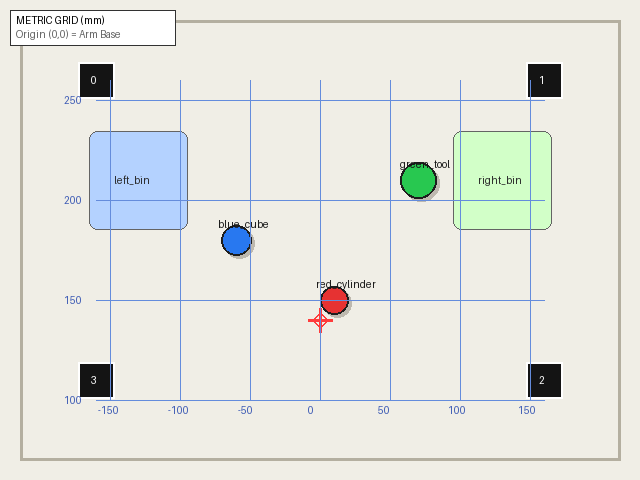
#> input picture sample_calibrated_view.png, 640 x 480 px; its folder holds only this picture in this run
$ python -i feeding_vision.py   (imports and definitions only)
#> lines starting #> are read from the running program, lines starting #| are printed output that depends on the picture; after the words box and inside, x2 and y2 are one past the last pixel; in counts of white or black regions, pixels touching at a corner belong together
#> further down, picture is the input picture: shape (480, 640, 3); mean B, G, R 223.7, 230.1, 228.9
### src/vision_homography.py
"""
Vision Homography & Coordinate Calibration Engine.
Maps 2D camera pixels to 3D tabletop millimeters (X, Y) and draws a labeled metric grid.
"""

from typing import Tuple, List, Dict, Optional
import numpy as np
from PIL import Image, ImageDraw, ImageFont


class TabletopCalibrator:
    """
    Computes perspective homography from 4 corner fiducial markers (AprilTags / ArUco)
    and projects a calibrated millimeter coordinate grid onto camera frames.
    """

    def __init__(self, marker_coords_mm: Optional[Dict[int, Tuple[float, float]]] = None):
        # Default physical positions of markers in mm (relative to arm base origin)
        self.marker_coords_mm = marker_coords_mm or {
            0: (-160.0, 260.0),  # Top-Left (Tag 0)
            1: (160.0, 260.0),   # Top-Right (Tag 1)
            2: (160.0, 110.0),   # Bottom-Right (Tag 2)
            3: (-160.0, 110.0),  # Bottom-Left (Tag 3)
        }
        self.homography_matrix: Optional[np.ndarray] = None
        self.inv_homography_matrix: Optional[np.ndarray] = None

    def compute_homography(self, detected_pixels: Dict[int, Tuple[float, float]]) -> np.ndarray:
        """
        Compute 3x3 homography matrix mapping image pixels [u, v, 1]^T -> tabletop [X, Y, 1]^T.
        detected_pixels: {0: (u0, v0), 1: (u1, v1), 2: (u2, v2), 3: (u3, v3)}
        """
        src_pts = []
        dst_pts = []
        for tag_id in [0, 1, 2, 3]:
            if tag_id not in detected_pixels:
                raise ValueError(f"Marker {tag_id} missing from detected points")
            src_pts.append(detected_pixels[tag_id])
            dst_pts.append(self.marker_coords_mm[tag_id])

        src = np.array(src_pts, dtype=np.float32)
        dst = np.array(dst_pts, dtype=np.float32)

        # Standard 4-point homography (Direct Linear Transformation)
        H = self._calculate_homography_dlt(src, dst)
        self.homography_matrix = H
        self.inv_homography_matrix = np.linalg.inv(H)
        return H

    def _calculate_homography_dlt(self, src: np.ndarray, dst: np.ndarray) -> np.ndarray:
        """Pure-NumPy DLT implementation (zero external OpenCV dependency required)."""
        A = []
        for i in range(4):
            x, y = src[i][0], src[i][1]
            u, v = dst[i][0], dst[i][1]
            A.append([-x, -y, -1, 0, 0, 0, x * u, y * u, u])
            A.append([0, 0, 0, -x, -y, -1, x * v, y * v, v])
        A = np.asarray(A)
        _, _, Vh = np.linalg.svd(A)
        L = Vh[-1, :]
        H = L.reshape(3, 3)
        return H / H[2, 2]

    def pixel_to_mm(self, u: float, v: float) -> Tuple[float, float]:
        """Transform image pixel (u, v) to physical tabletop coordinate (X_mm, Y_mm)."""
        if self.homography_matrix is None:
            raise RuntimeError("Homography matrix has not been calibrated yet.")
        p = np.array([u, v, 1.0], dtype=np.float32)
        p_mapped = np.dot(self.homography_matrix, p)
        x_mm = p_mapped[0] / p_mapped[2]
        y_mm = p_mapped[1] / p_mapped[2]
        return round(float(x_mm), 1), round(float(y_mm), 1)

    # [46 lines left out: functions mm_to_pixel, overlay_calibrated_grid, not called in this run]

### src/elrobot_config.py
"""Robot configuration (committed) and run state (local), kept in separate files.

  config/elrobot.json     robot facts you decide once and commit: joint map, current
                          thresholds, workspace limits. Edit by hand or with ./cli.sh hw.
  config/waypoints.json   named joint poses taught on the arm (./cli.sh hw teach).
  config/sequences.json   named lists of waypoints played in order (./cli.sh hw record / play).
  data/hw_day_state.json  checklist progress for this machine. Local, gitignored.

The workspace defaults equal the values the code used before this file existed,
so nothing changes until you measure the real table and edit config/elrobot.json.
"""

from __future__ import annotations

import copy
import json
import logging
import os
from pathlib import Path
from typing import Any, Dict, List

ROOT = Path(__file__).resolve().parent.parent
CONFIG_DIR = Path(os.environ.get("ELROBOT_CONFIG_DIR", ROOT / "config"))
DATA_DIR = Path(os.environ.get("ELROBOT_DATA_DIR", ROOT / "data"))
CONFIG_FILE = CONFIG_DIR / "elrobot.json"
WAYPOINTS_FILE = CONFIG_DIR / "waypoints.json"
SEQUENCES_FILE = CONFIG_DIR / "sequences.json"
STATE_FILE = DATA_DIR / "hw_day_state.json"

# Current threshold in raw ST3215 current units. 100 is the NormaCore teleop
# example's default. It is NOT measured on this arm: run ./cli.sh hw probe-current.
DEFAULT_CURRENT_THRESHOLD = 100

DEFAULTS: Dict[str, Any] = {
    # leader_bus: serial of the leader (master) arm's bus, read by ./cli.sh hw leader. Never written to.
    "station": {"server": "localhost", "bus": "auto", "leader_bus": ""},
    # motor id (string) -> {"joint": ..., "direction": ..., "note": ...}; filled by ./cli.sh hw identify
    "joint_map": {},
    # motor id (string) -> current threshold; missing motors use the default
    "current_threshold": {},
    "default_current_threshold": DEFAULT_CURRENT_THRESHOLD,
    # Gripper (motor 8). open_at: which end of the calibrated range is OPEN ("max" or "min").
    # Not checked on the arm yet: run ./cli.sh hw identify and set verified to true.
    "gripper": {"motor": 8, "open_at": "max", "verified": False, "squeeze_steps": 10},
    # Friendly camera names for the MCP server, e.g. {"table": "usbvideo/<hash>"} or "port:3-2.4".
    # A value may be a list, to name the same camera on several laptops (Linux and macOS ports).
    "cameras": {},
    # Fixed exposure and other V4L2 controls per named camera, applied by ./cli.sh cameras
    # (auto exposure washes out under the Station). Find a good exposure with ./cli.sh cameras --tune.
    "camera_settings": {},
    # Limits for moves requested by Claude through the MCP server (src/robot_mcp_server.py).
    "agent": {
        "max_speed": 500,
        "max_waypoint_delta_steps": 1500,
        "max_nudge_percent": 5.0,
        # A nudge may end at most this many steps (any one motor) from a pose recorded with
        # ./cli.sh hw envelope record (config/envelope.json).
        "envelope_margin_steps": 80,
        "clear_waypoint": "clear",
        # play_sequence (recorded plans, config/sequences.json): speed, pause at each waypoint (s),
        # and how far short of a waypoint a stopped motor may be (loaded joints sag 20-45 steps).
        "sequence_speed": 300,
        "sequence_pause_s": 1.5,
        "sequence_tolerance_steps": 60,
    },
    # What Claude can serve: food name -> {"sequence": <name in config/sequences.json>, "note": ...}.
    # Claude picks the plan from the person's request ("I want grapes" -> the grapes sequence).
    "foods": {},
    "workspace": {
        # Measured on the real table with a tape measure. Relative to the arm base, in mm.
        "x_min_mm": -180.0,
        "x_max_mm": 180.0,
        "y_min_mm": 90.0,
        "y_max_mm": 270.0,
        "z_table_floor_mm": 12.0,
        "z_transit_mm": 70.0,
        "z_hover_mm": 45.0,
        "z_grasp_mm": 14.0,
        "measured": False,
    },
}

log = logging.getLogger("elrobot.config")


# [17 lines left out: functions _deep_merge, camera_targets, not called in this run]


def load_config() -> Dict[str, Any]:
    """Defaults overlaid with config/elrobot.json. A broken file falls back to defaults and says so."""
    if not CONFIG_FILE.exists():
        return copy.deepcopy(DEFAULTS)
    try:
        return _deep_merge(DEFAULTS, json.loads(CONFIG_FILE.read_text()))
    except (OSError, json.JSONDecodeError) as exc:
        log.error("config/elrobot.json is unreadable (%s); using defaults. Fix the file.", exc)
        return copy.deepcopy(DEFAULTS)


# [55 lines left out: functions save_config, load_waypoints, save_waypoints, load_sequences, save_sequences, load_state and 1 more, not called in this run]


def current_threshold_for(cfg: Dict[str, Any], motor_id: int) -> int:
    return int(cfg["current_threshold"].get(str(motor_id), cfg["default_current_threshold"]))


def workspace_limits(cfg: Dict[str, Any]) -> Dict[str, Any]:
    return dict(cfg["workspace"])


# [7 lines left out: function describe_joint_map, not called in this run]

### src/feeding_vision.py
"""Assistive Feeding Vision & Closed-Loop Orchestrator.

Identifies the grape bowl, spoon holder, and person's mouth from a live camera
feed (such as /dev/video4, the Station camera queue, or a synthetic test frame)
and orchestrates safe slave arm feeding motions through RobotTools and
KinematicsSafetyEngine.

Safety rules enforced (per docs/FEEDING_ASSISTANT_PLAN.md §4):
  * Physical arm motion is gated by ELROBOT_ALLOW_MOTION=1 (otherwise returns dry_run).
  * All hardware joint motions go through RobotTools (calibrated range clamps,
    torque checks, speed caps, overload hold, routing via 'clear').
  * Near the face: stops at a safe standoff distance (5-10 cm; mouth_width_px <= standoff_px)
    and never closes the last gap.
  * Stop on doubt: if the mouth or food bowl is lost or an overload trips, holds position.
"""

from __future__ import annotations

import base64
import io
import logging
import math
import time
from dataclasses import dataclass, asdict
from pathlib import Path
from typing import Any, Dict, List, Optional, Tuple

import cv2
import numpy as np
from PIL import Image

try:
    from elrobot_config import load_config, load_waypoints
    from vision_homography import TabletopCalibrator
except ImportError:
    from src.elrobot_config import load_config, load_waypoints
    from src.vision_homography import TabletopCalibrator

log = logging.getLogger("elrobot.feeding")

# Standoff thresholds (in pixels for 640x480 frame):
# When mouth width in pixels reaches STANDOFF_MOUTH_WIDTH_PX, the arm is ~7 cm from the face and MUST stop.
STANDOFF_MOUTH_WIDTH_PX = 95
DEFAULT_FRAME_W = 640
DEFAULT_FRAME_H = 480
MAR_OPEN_THRESHOLD = 0.26
MOUTH_OPEN_DEBOUNCE_FRAMES = 3
FACE_WATCHDOG_TIMEOUT_S = 0.5
DEFAULT_FACE_LANDMARKER_MODEL = Path(__file__).resolve().parent.parent / "data" / "face_landmarker.task"
DEFAULT_OBJECT_DETECTOR_MODEL = Path(__file__).resolve().parent.parent / "data" / "efficientdet_lite0.tflite"


_NO_MEDIAPIPE_WARNED = False


def mediapipe_status() -> Dict[str, Any]:
    """Whether MediaPipe face detection can run here, and what to do if not."""
    import sys as _sys

    status: Dict[str, Any] = {"python": _sys.executable, "ok": False, "problem": ""}
    try:
        import mediapipe as mp  # noqa: F401

        status["mediapipe"] = getattr(mp, "__version__", "installed")
    except Exception:  # noqa: BLE001
        status["mediapipe"] = "MISSING"
    status["face_model"] = (str(DEFAULT_FACE_LANDMARKER_MODEL) if DEFAULT_FACE_LANDMARKER_MODEL.is_file()
                            else f"MISSING ({DEFAULT_FACE_LANDMARKER_MODEL})")
    if status["mediapipe"] == "MISSING" or status["face_model"].startswith("MISSING"):
        status["problem"] = ("No MediaPipe face detection, so no mouth is shown on the person camera. "
                             "Run ./cli.sh setup-vision, and start tools through ./cli.sh (it uses .venv).")
    else:
        status["ok"] = True
    return status


def _warn_no_mediapipe_once() -> None:
    global _NO_MEDIAPIPE_WARNED
    if _NO_MEDIAPIPE_WARNED:
        return
    _NO_MEDIAPIPE_WARNED = True
    status = mediapipe_status()
    log.warning("%s (python=%s, mediapipe=%s, face_model=%s)", status["problem"] or
                "MediaPipe FaceLandmarker failed to load; no mouth is shown on the person camera.",
                status["python"], status["mediapipe"], status["face_model"])
TABLE_RELEVANT_LABELS = {
    "bowl", "cup", "spoon", "fork", "knife", "bottle",
    "apple", "orange", "banana", "broccoli", "carrot", "cake", "donut", "sandwich", "pizza",
}

# MediaPipe FaceLandmarker lip landmark indices
LM_UPPER_INNER_LIP = 13
LM_LOWER_INNER_LIP = 14
LM_LEFT_MOUTH_CORNER = 61
LM_RIGHT_MOUTH_CORNER = 291


class MouthStateTracker:
    """EMA-smoothed lip tracker with 3-frame mouth-open debounce and face-loss watchdog."""

    def __init__(
        self,
        alpha: float = 0.35,
        mar_threshold: float = MAR_OPEN_THRESHOLD,
        debounce_frames: int = MOUTH_OPEN_DEBOUNCE_FRAMES,
        watchdog_timeout_s: float = FACE_WATCHDOG_TIMEOUT_S,
    ) -> None:
        self.alpha = alpha
        self.mar_threshold = mar_threshold
        self.debounce_frames = debounce_frames
        self.watchdog_timeout_s = watchdog_timeout_s
        self._ema_u: Optional[float] = None
        self._ema_v: Optional[float] = None
        self._ema_w: Optional[float] = None
        self._ema_mar: Optional[float] = None
        self.open_streak: int = 0
        self.last_face_seen_t: Optional[float] = None

    # [58 lines left out: functions compute_mar, _ema, update, check_watchdog, not called in this run]


class FeedingSafetyFSM:
    """Deterministic safety state machine for assistive facial feeding (ada_feeding pattern)."""

    STATES = (
        "IDLE",
        "APPROACH",
        "HOLD_STANDOFF",
        "WAIT_MOUTH_OPEN",
        "RELEASE",
        "RETRACT",
        "EMERGENCY_HOLD",
    )

    def __init__(self) -> None:
        self.state: str = "IDLE"
        self.reason: str = "ready"

    # [56 lines left out: functions reset, step, not called in this run]


@dataclass
class DetectedTarget:
    label: str
    u_px: int
    v_px: int
    x_mm: float
    y_mm: float
    width_px: int
    height_px: int
    confidence: float
    extra: Dict[str, Any]


class FeedingVisionDetector:
    """Detects grape bowl, spoon, and human face/mouth in overhead or camera frames."""

    # [47 lines left out: function analyze_gripper_roi, not called in this run]

    def __init__(self, calibrator: Optional[TabletopCalibrator] = None):
        self.calibrator = calibrator or self._default_calibrator()
        self._face_cascade = self._load_cascade("haarcascade_frontalface_default.xml")
        self._smile_cascade = self._load_cascade("haarcascade_smile.xml")
        fv_cfg = load_config().get("feeding_vision", {})
        mar_thr = float(fv_cfg.get("mar_open_threshold", MAR_OPEN_THRESHOLD))
        self.standoff_mouth_width_px: int = int(fv_cfg.get("standoff_mouth_width_px", STANDOFF_MOUTH_WIDTH_PX))
        self.mouth_tracker = MouthStateTracker(mar_threshold=mar_thr)
        self.safety_fsm = FeedingSafetyFSM()
        self._landmarker = self._load_mediapipe_landmarker()
        if self._landmarker is None:
            _warn_no_mediapipe_once()
        self._object_detector = self._load_mediapipe_object_detector()
        self._ema_bowl: Optional[Tuple[float, float, float, float]] = None

    @staticmethod
    def _load_mediapipe_object_detector():
        """Load MediaPipe ObjectDetector (EfficientDet-Lite0) if available in data/."""
        if not DEFAULT_OBJECT_DETECTOR_MODEL.is_file():
            return None
        try:
            from mediapipe.tasks import python as mp_python
            from mediapipe.tasks.python import vision as mp_vision

            opts = mp_vision.ObjectDetectorOptions(
                base_options=mp_python.BaseOptions(model_asset_path=str(DEFAULT_OBJECT_DETECTOR_MODEL)),
                score_threshold=0.25,
                max_results=10,
            )
            return mp_vision.ObjectDetector.create_from_options(opts)
        except Exception as exc:  # noqa: BLE001
            log.debug("MediaPipe ObjectDetector unavailable, using OpenCV fallback: %s", exc)
            return None

    # [19 lines left out: functions set_calibration, get_calibration, not called in this run]

    @staticmethod
    def _load_mediapipe_landmarker():
        """Load MediaPipe FaceLandmarker if mediapipe and data/face_landmarker.task are available."""
        if not DEFAULT_FACE_LANDMARKER_MODEL.is_file():
            return None
        try:
            from mediapipe.tasks import python as mp_python
            from mediapipe.tasks.python import vision as mp_vision

            opts = mp_vision.FaceLandmarkerOptions(
                base_options=mp_python.BaseOptions(model_asset_path=str(DEFAULT_FACE_LANDMARKER_MODEL)),
                num_faces=1,
            )
            return mp_vision.FaceLandmarker.create_from_options(opts)
        except Exception as exc:  # noqa: BLE001
            log.debug("MediaPipe FaceLandmarker unavailable, using OpenCV fallback: %s", exc)
            return None

    @staticmethod
    def _default_calibrator() -> TabletopCalibrator:
        cal = TabletopCalibrator()
        # Standard 640x480 tabletop mapping matching MockStation fiducials
        cal.compute_homography({
            0: (96, 80),    # (-160, 260)
            1: (544, 80),   # (160, 260)
            2: (544, 380),  # (160, 110)
            3: (96, 380),   # (-160, 110)
        })
        return cal

    @staticmethod
    def _load_cascade(name: str) -> Optional[cv2.CascadeClassifier]:
        try:
            path = cv2.data.haarcascades + name
            clf = cv2.CascadeClassifier(path)
            return clf if not clf.empty() else None
        except Exception:  # noqa: BLE001
            return None

    def pixel_to_mm(self, u: int, v: int) -> Tuple[float, float]:
        if self.calibrator.homography_matrix is not None:
            return self.calibrator.pixel_to_mm(float(u), float(v))
        x_mm = ((u - 320) / 280.0) * 200.0
        y_mm = 80.0 + ((440 - v) / 400.0) * 200.0
        return round(x_mm, 1), round(y_mm, 1)

    # [221 lines left out: functions _find_food_pieces_in_mask, _detect_colored_table_bowl, detect_table_objects, not called in this run]

    def detect_grape_bowl(self, bgr: np.ndarray) -> Optional[DetectedTarget]:
        """Locate the bowl with grapes by color segmentation (purple/dark-red/blue-green cluster) or circle contour."""
        hsv = cv2.cvtColor(bgr, cv2.COLOR_BGR2HSV)
#> hsv: shape (480, 640, 3); mean H, S, V 27.9, 17.2, 235
        # Purple / violet / dark-red / blue-grape hues + green grape hues
        mask_purple = cv2.inRange(hsv, np.array([115, 45, 35]), np.array([175, 255, 255]))
#> mask_purple: shape (480, 640); every value is 0
        mask_blue = cv2.inRange(hsv, np.array([95, 60, 40]), np.array([130, 255, 255]))
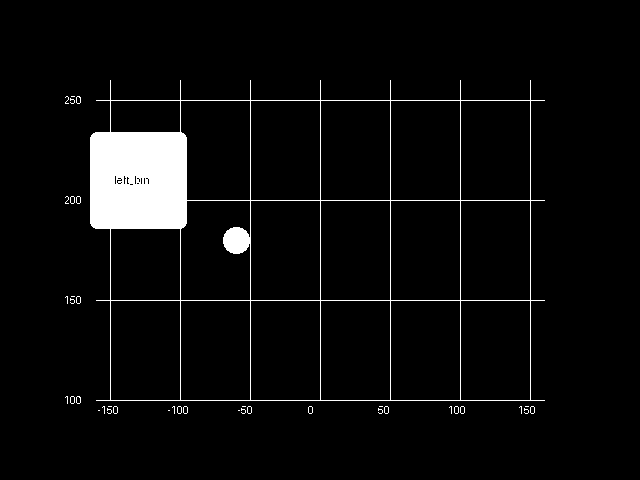
#> mask_blue: shape (480, 640); 4.6% white; 39 white regions (38 under 20 px), largest, box (x1, y1, x2, y2) and area: (90, 80, 545, 401) 13592
        mask_red = cv2.inRange(hsv, np.array([0, 70, 40]), np.array([12, 255, 255]))
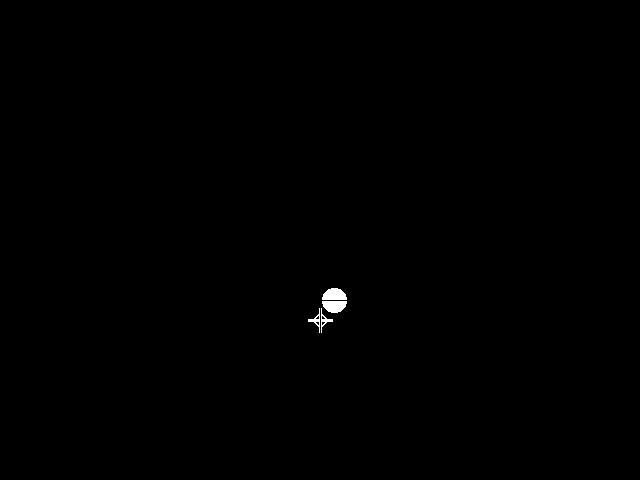
#> mask_red: shape (480, 640); 0.2% white; 4 white regions, box (x1, y1, x2, y2) and area: (322, 288, 347, 300) 236, (322, 301, 347, 313) 236, (308, 308, 320, 333) 76, (321, 308, 333, 333) 76
        mask = cv2.bitwise_or(mask_purple, cv2.bitwise_or(mask_blue, mask_red))
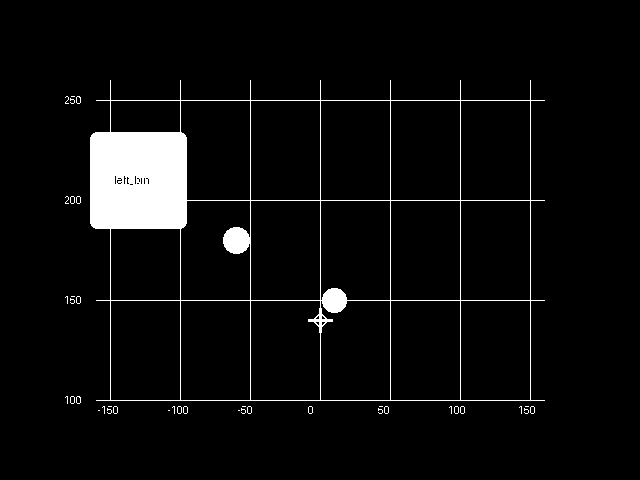
#> mask: shape (480, 640); 4.8% white; 39 white regions (38 under 20 px), largest, box (x1, y1, x2, y2) and area: (90, 80, 545, 401) 14216

        kernel = np.ones((5, 5), np.uint8)
        mask = cv2.morphologyEx(mask, cv2.MORPH_OPEN, kernel)
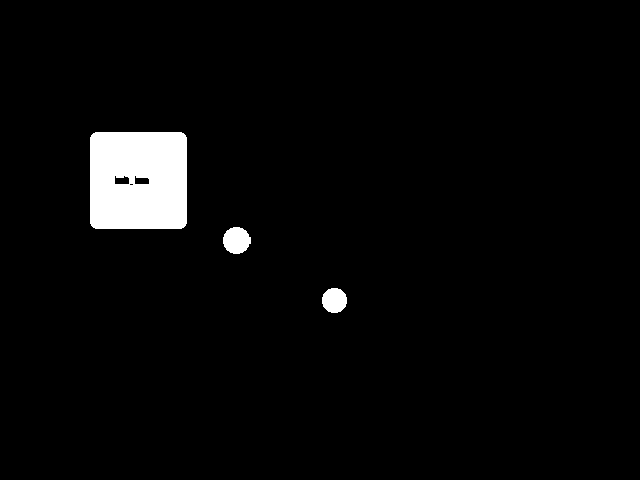
#> mask: shape (480, 640); 3.3% white; 3 white regions, box (x1, y1, x2, y2) and area: (90, 132, 187, 229) 9182, (223, 227, 251, 254) 584, (322, 288, 347, 313) 497
        mask = cv2.morphologyEx(mask, cv2.MORPH_CLOSE, kernel)
#> mask: shape (480, 640); 3.3% white; 3 white regions

        contours, _ = cv2.findContours(mask, cv2.RETR_EXTERNAL, cv2.CHAIN_APPROX_SIMPLE)
#> contours = 3 contours; box (x1, y1, x2, y2) and area: (90, 132, 187, 229) 9176, (223, 227, 251, 254) 544, (322, 288, 347, 313) 462
#> (the rest of the program and of its run is left out)
